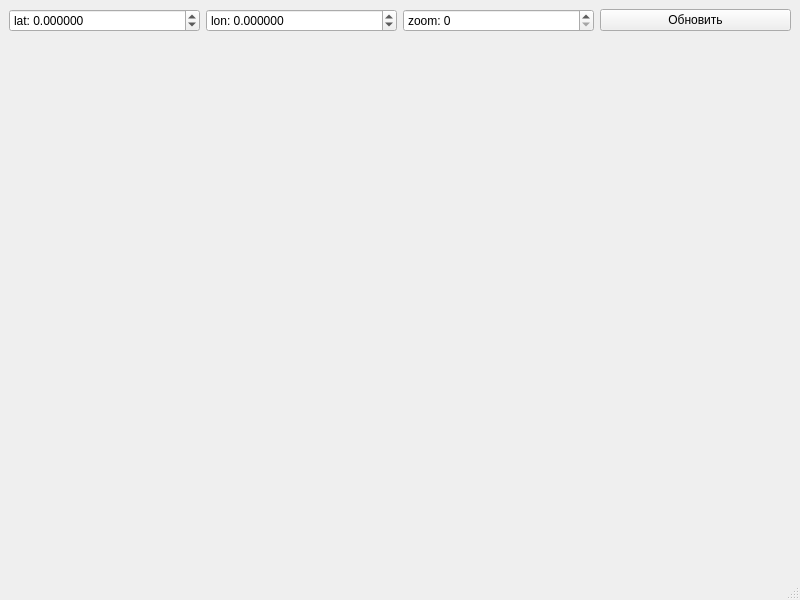
<?xml version="1.0" encoding="UTF-8"?>
<ui version="4.0">
 <class>MapWindow</class>
 <widget class="QMainWindow" name="MapWindow">
  <property name="geometry">
   <rect>
    <x>0</x>
    <y>0</y>
    <width>800</width>
    <height>600</height>
   </rect>
  </property>
  <property name="windowTitle">
   <string>MapWindow</string>
  </property>
  <widget class="QWidget" name="centralwidget">
   <layout class="QVBoxLayout" name="verticalLayout">
    <item>
     <layout class="QHBoxLayout" name="horizontalLayout">
      <item>
       <widget class="QDoubleSpinBox" name="latUI">
        <property name="prefix">
         <string>lat: </string>
        </property>
        <property name="decimals">
         <number>6</number>
        </property>
        <property name="minimum">
         <double>-90.000000000000000</double>
        </property>
        <property name="maximum">
         <double>90.000000000000000</double>
        </property>
       </widget>
      </item>
      <item>
       <widget class="QDoubleSpinBox" name="lonUI">
        <property name="prefix">
         <string>lon: </string>
        </property>
        <property name="decimals">
         <number>6</number>
        </property>
        <property name="minimum">
         <double>-180.000000000000000</double>
        </property>
        <property name="maximum">
         <double>180.000000000000000</double>
        </property>
       </widget>
      </item>
      <item>
       <widget class="QSpinBox" name="zoomUI">
        <property name="prefix">
         <string>zoom: </string>
        </property>
        <property name="minimum">
         <number>0</number>
        </property>
        <property name="maximum">
         <number>19</number>
        </property>
       </widget>
      </item>
      <item>
       <widget class="QPushButton" name="updateButtonUI">
        <property name="text">
         <string>Обновить</string>
        </property>
       </widget>
      </item>
     </layout>
    </item>
    <item>
     <widget class="MapWidget" name="mapWidgetUI" native="true"/>
    </item>
   </layout>
  </widget>
  <widget class="QMenuBar" name="menubar">
   <property name="geometry">
    <rect>
     <x>0</x>
     <y>0</y>
     <width>800</width>
     <height>21</height>
    </rect>
   </property>
  </widget>
  <widget class="QStatusBar" name="statusbar"/>
 </widget>
 <customwidgets>
  <customwidget>
   <class>MapWidget</class>
   <extends>QWidget</extends>
   <header>mapwidget.h</header>
   <container>1</container>
  </customwidget>
 </customwidgets>
 <resources/>
 <connections/>
</ui>
